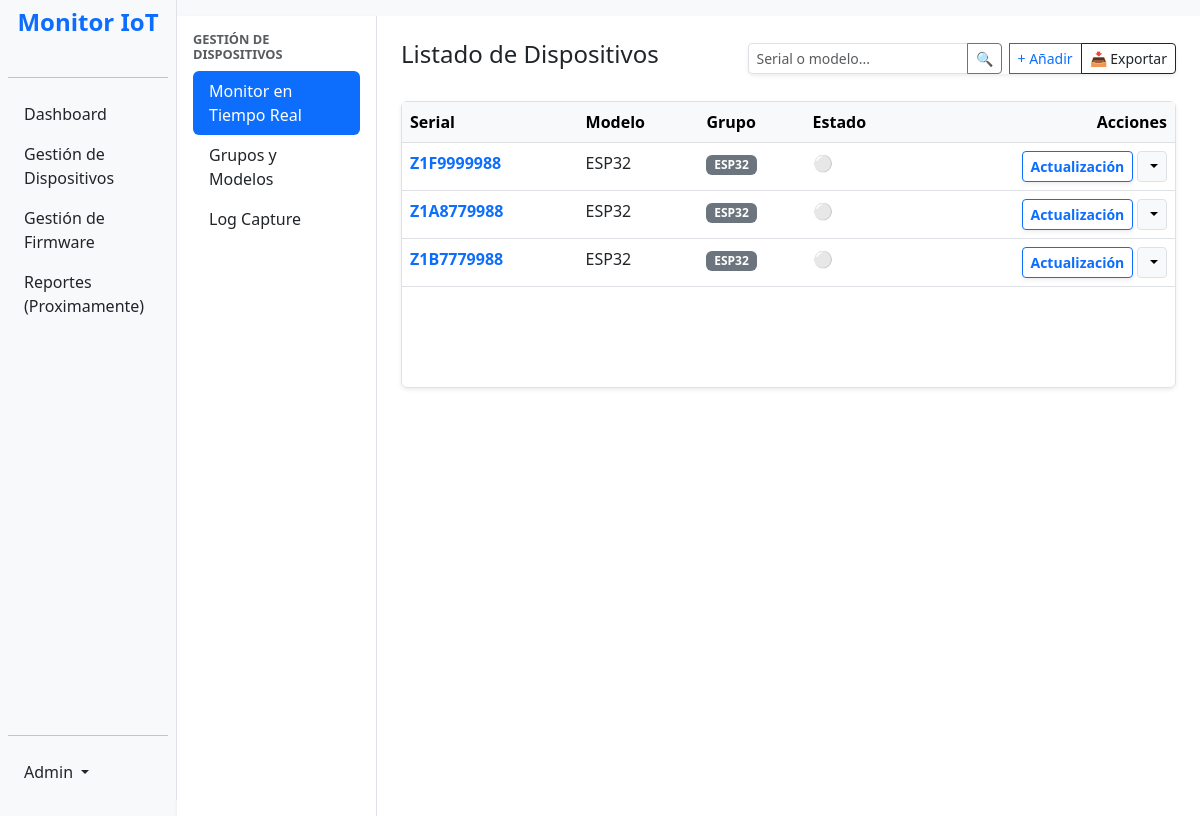
/dispositivos/ (signed in), run on the app's committed database.
### impresoras/models.py (models this page shows, shortened)
class Dispositivo(models.Model):
    validar_serial = RegexValidator(
        regex=r'^[A-Z0-9]{10}$',
        message="El serial solo puede contener letras mayúsculas y números, sin espacios (ej. Z1F9999988).",
        code="serial_invalido"
    )
    serial = models.CharField(max_length=50, unique=True, validators=[validar_serial], help_text="Ingrese el serial exacto del equipo.")
    modelo = models.ForeignKey(ModeloEquipo, on_delete=models.CASCADE, related_name='dispositivos', null=True, blank=True)
    grupo = models.ForeignKey(Grupo, on_delete=models.SET_NULL,null=True, blank=True)
    fecha_registro = models.DateTimeField(auto_now_add=True)
    ultimo_sts1 = models.IntegerField(null=True, blank=True)
    ultimo_sts2 = models.IntegerField(null=True, blank=True)
    ultima_conexion = models.DateTimeField(null=True, blank=True)
    fw_ismart_instalado = models.CharField(max_length=20, default="Desconocida", blank=True)
    fw_printer_instalado = models.CharField(max_length=20, default="Desconocida", blank=True)
    firmware_actual = models.ForeignKey(VersionFirmware, on_delete=models.SET_NULL, null=True, blank=True, related_name='equipos_instalados')
    @property
    def alertas_ota(self):
        from .models import VersionFirmware
        alertas = []
        datos = self.ultimo_log_datos
        fw_ismart_json = datos.get('fw_ismart', 'Desconocida')
        fw_printer_json = datos.get('fw_printer', 'Desconocida')
        ultima_v_ismart = VersionFirmware.objects.filter(tipo_modulo='ismart').order_by('-fecha_subida').first()
        if ultima_v_ismart and fw_ismart_json not in ['', 'None', 'Desconocida', '0']:
            if fw_ismart_json != ultima_v_ismart.version:
                alertas.append({
                    'modulo': 'iSmart',
                    'version_nueva': ultima_v_ismart.version,
                    'tipo': 'obligatoria' if ultima_v_ismart.es_obligatoria else 'opcional'
                })
        ultima_v_printer = VersionFirmware.objects.filter(tipo_modulo='impresora').order_by('-fecha_subida').first()
        if ultima_v_printer and fw_printer_json not in ['', 'None', 'Desconocida', '0']:
            if fw_printer_json != ultima_v_printer.version:
                alertas.append({
                    'modulo': 'Impresora Fiscal',
                    'version_nueva': ultima_v_printer.version,
                    'tipo': 'obligatoria' if ultima_v_printer.es_obligatoria else 'opcional'
                })
        return alertas
    @property
    def ultimo_log_datos(self):
        logs_cacheados = self.logs.all()
        if logs_cacheados:
            ultimo_registro = logs_cacheados[0] # Tomamos el primero de la memoria
            if ultimo_registro.detalles:
                try:
                    return json.loads(ultimo_registro.detalles)
                except json.JSONDecodeError:
                    return {}
        return {}

class ModeloEquipo(models.Model):
    nombre = models.CharField(max_length=100, unique=True)
    marca = models.CharField(max_length=100, blank=True, null=True)
    def __str__(self):
        if self.marca:
            return f"{self.marca} {self.nombre}"
        return self.nombre

class Grupo(models.Model):
    nombre = models.CharField(max_length=100)
    descripcion = models.TextField(blank=True, null=True)
    def __str__(self):
        return self.nombre

### impresoras/views.py (the view)
# urls.py: path('dispositivos/', lista_dispositivos, name='dispositivos_lista'),
@login_required
def lista_dispositivos(request):
    query = request.GET.get('buscar')
    dispositivos = Dispositivo.objects.select_related('modelo', 'grupo').all()
    proyectos_disponibles = ProyectoFirmware.objects.prefetch_related('versiones').all()
    if query:
        dispositivos = dispositivos.filter(
            Q(serial__icontains=query) | Q(modelo__nombre__icontains=query)
        )
    if request.method == 'POST':
        form = DispositivoForm(request.POST)
        if form.is_valid():
            form.save()
            return redirect('dispositivos_lista')
    else:
        form = DispositivoForm()
    grupos = Grupo.objects.all()
    modelos = ModeloEquipo.objects.all()
    context = {
        'dispositivos': dispositivos,
        'form': form,
        'grupos': grupos,
        'modelos': modelos,
        'proyectos_disponibles': proyectos_disponibles,
    }
    return render(request, 'lista_dispositivos.html', context)

### impresoras/forms.py
class DispositivoForm(forms.ModelForm):
    class Meta:
        model = Dispositivo
        fields = ['serial', 'modelo', 'grupo']
        widgets = {
            'serial': forms.TextInput(attrs={
                'class': 'form-control',
                'placeholder': 'Ej: Z1F9999988',
                'minlength': '10',
                'maxlength': '10',
                'pattern': '^[A-Z0-9]{10}$',
                'title': 'El serial debe tener exactamente 10 caracteres alfanumericos sin espacios.',
                'required': True
            }),
            'modelo': forms.Select(attrs={'class': 'form-control', 'required': True}),
            'grupo': forms.Select(attrs={'class': 'form-control'}),
        }

### templates/lista_dispositivos.html (shortened to what this page needs)
{% extends 'dispositivos_base.html' %}
{% block dispositivos_content %}
<div class="p-4">
    <div class="d-flex justify-content-between align-items-center mb-4">
        <h4>Listado de Dispositivos</h4>
        <div class="btn-group shadow-sm">
            <form hx-get="{% url 'dispositivos_lista' %}"
                  hx-target="#contenido-principal"
                  hx-select="#contenido-principal"
                  hx-push-url="true"
                  class="d-flex me-2">
                <div class="input-group input-group-sm">
                    <input type="text" name="buscar" class="form-control" placeholder="Serial o modelo..." value="{{ request.GET.buscar }}">
                    <button class="btn btn-outline-secondary" type="submit">🔍</button>
                </div>
            </form>
            <button class="btn btn-sm btn-outline-primary" data-bs-toggle="modal" data-bs-target="#modalAñadir">+ Añadir</button>
            <a href="{% url 'exportar_excel' %}?buscar={{ request.GET.buscar }}" class="btn btn-sm btn-outline-dark d-flex align-items-center">
                📥 Exportar
            </a>
        </div>
    </div>
    <div class="table-responsive shadow-sm border rounded">
        <table class="table table-hover mb-0">
            <thead class="table-light">
                <tr>
                    <th>Serial</th>
                    <th>Modelo</th>
                    <th>Grupo</th>
                    <th>Estado</th>
                    <th class="text-end">Acciones</th>
                </tr>
            </thead>
            <tbody>
                {% for equipo in dispositivos %}
                    <tr>
                        <td>
                            <a href="#"
                                class="fw-bold text-decoration-none"
                                data-bs-toggle="modal"
                                data-bs-target="#modalMonitor"
                                data-serial="{{ equipo.serial }}"
                                data-rif="{{ equipo.rif|default:'--' }}"
                                data-sts1="{{ equipo.ultimo_log_datos.sts1|default:'--' }}"
                                data-sts2="{{ equipo.ultimo_log_datos.sts2|default:'--' }}"
                                data-err_cnt="{{ equipo.ultimo_log_datos.err_cnt|default:'0' }}"
                                data-rec_att="{{ equipo.ultimo_log_datos.rec_att|default:'0' }}"
                                data-atm="{{ equipo.ultimo_log_datos.atm|default:'--' }}"
                                data-vts="{{ equipo.ultimo_log_datos.vts|default:'0' }}"
                                data-last_b="{{ equipo.ultimo_log_datos.last_b|default:'--' }}"
                                data-b_iss="{{ equipo.ultimo_log_datos.b_iss|default:'0' }}"
                                data-db_n="{{ equipo.ultimo_log_datos.db_n|default:'--' }}"
                                data-db_a="{{ equipo.ultimo_log_datos.db_a|default:'0' }}"
                                data-cr_n="{{ equipo.ultimo_log_datos.cr_n|default:'--' }}"
                                data-cr_a="{{ equipo.ultimo_log_datos.cr_a|default:'0' }}"
                                data-nf_n="{{ equipo.ultimo_log_datos.nf_n|default:'--' }}"
                                data-nf_a="{{ equipo.ultimo_log_datos.nf_a|default:'0' }}"
                                data-z_cnt="{{ equipo.ultimo_log_datos.z_cnt|default:'--' }}"
                                data-f_cnt="{{ equipo.ultimo_log_datos.f_cnt|default:'--' }}"
                                data-date="{{ equipo.ultimo_log_datos.date|default:'--' }}"
                                data-time="{{ equipo.ultimo_log_datos.time|default:'--' }}"
                                onclick="preLlenarModal(this)">
                                {{ equipo.serial }}
                            </a>
                        </td>
                        <td>{{ equipo.modelo.nombre }}</td>
                        <td><span class="badge bg-secondary">{{ equipo.grupo.nombre|default:"Sin grupo" }}</span></td>
                        <td id="indicador-{{ equipo.serial }}">
                            <span class="text-muted" title="Esperando conexión...">⚪</span>
                        </td>
                        <td class="text-end" style="overflow: visible;">
                            <div class="dropdown d-inline-block">
                                <button class="btn btn-sm btn-outline-primary fw-bold shadow-sm" data-bs-toggle="modal" data-bs-target="#modalOta-{{ equipo.id }}">
                                     Actualización
                                </button>
                                <button class="btn btn-sm btn-light border dropdown-toggle"
                                        type="button"
                                        data-bs-toggle="dropdown"
                                        aria-expanded="false">
                                </button>
                            </div>
                        </td>
                    </tr>
                {% empty %}
                    <tr>
                        <td colspan="5" class="text-center text-muted py-4">
                            No se encontraron dispositivos que coincidan con la búsqueda...
                        </td>
                    </tr>
                {% endfor %}
            </tbody>
        </table>
    </div>
</div>
{% endblock %}

### templates/lista_dispositivos.html (style rules this page uses)
.table-responsive { overflow: visible !important; }
.table { margin-bottom: 100px !important; }

### data on the page
Dispositivo: serial "Z1F9999988", modelo.nombre "ESP32", grupo.nombre "ESP32"
Dispositivo: serial "Z1A8779988", modelo.nombre "ESP32", grupo.nombre "ESP32"
Dispositivo: serial "Z1B7779988", modelo.nombre "ESP32", grupo.nombre "ESP32"
